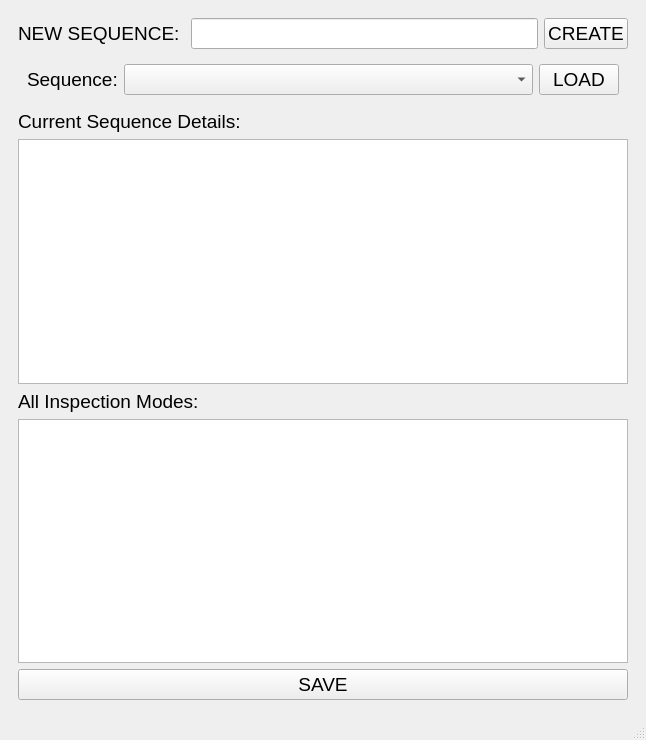
<?xml version="1.0" encoding="UTF-8"?>
<ui version="4.0">
 <class>MainWindow</class>
 <widget class="QMainWindow" name="MainWindow">
  <property name="geometry">
   <rect>
    <x>0</x>
    <y>0</y>
    <width>646</width>
    <height>740</height>
   </rect>
  </property>
  <property name="sizePolicy">
   <sizepolicy hsizetype="Minimum" vsizetype="Minimum">
    <horstretch>0</horstretch>
    <verstretch>0</verstretch>
   </sizepolicy>
  </property>
  <property name="windowTitle">
   <string>MainWindow</string>
  </property>
  <widget class="QWidget" name="centralwidget">
   <layout class="QVBoxLayout" name="verticalLayout">
    <item>
     <layout class="QVBoxLayout" name="verticalLayout_2">
      <property name="leftMargin">
       <number>9</number>
      </property>
      <property name="topMargin">
       <number>9</number>
      </property>
      <property name="rightMargin">
       <number>9</number>
      </property>
      <property name="bottomMargin">
       <number>9</number>
      </property>
      <item>
       <layout class="QHBoxLayout" name="horizontalLayout_2">
        <item>
         <widget class="QLabel" name="label_5">
          <property name="font">
           <font>
            <pointsize>14</pointsize>
           </font>
          </property>
          <property name="text">
           <string>NEW SEQUENCE: </string>
          </property>
         </widget>
        </item>
        <item>
         <widget class="QLineEdit" name="lineEdit_2">
          <property name="font">
           <font>
            <pointsize>14</pointsize>
           </font>
          </property>
         </widget>
        </item>
        <item>
         <widget class="QPushButton" name="pushButton_7">
          <property name="font">
           <font>
            <pointsize>14</pointsize>
           </font>
          </property>
          <property name="text">
           <string>CREATE</string>
          </property>
         </widget>
        </item>
       </layout>
      </item>
      <item>
       <layout class="QHBoxLayout" name="horizontalLayout_3" stretch="0,2,0">
        <property name="leftMargin">
         <number>9</number>
        </property>
        <property name="topMargin">
         <number>9</number>
        </property>
        <property name="rightMargin">
         <number>9</number>
        </property>
        <property name="bottomMargin">
         <number>9</number>
        </property>
        <item>
         <widget class="QLabel" name="label">
          <property name="sizePolicy">
           <sizepolicy hsizetype="Preferred" vsizetype="Preferred">
            <horstretch>0</horstretch>
            <verstretch>0</verstretch>
           </sizepolicy>
          </property>
          <property name="font">
           <font>
            <pointsize>14</pointsize>
           </font>
          </property>
          <property name="text">
           <string>Sequence:</string>
          </property>
         </widget>
        </item>
        <item>
         <widget class="QComboBox" name="comboBox">
          <property name="sizePolicy">
           <sizepolicy hsizetype="Preferred" vsizetype="Preferred">
            <horstretch>0</horstretch>
            <verstretch>0</verstretch>
           </sizepolicy>
          </property>
          <property name="font">
           <font>
            <pointsize>12</pointsize>
           </font>
          </property>
         </widget>
        </item>
        <item>
         <widget class="QPushButton" name="pushButton">
          <property name="sizePolicy">
           <sizepolicy hsizetype="Preferred" vsizetype="Preferred">
            <horstretch>0</horstretch>
            <verstretch>0</verstretch>
           </sizepolicy>
          </property>
          <property name="font">
           <font>
            <pointsize>14</pointsize>
           </font>
          </property>
          <property name="text">
           <string>LOAD</string>
          </property>
         </widget>
        </item>
       </layout>
      </item>
      <item>
       <widget class="QLabel" name="label_3">
        <property name="font">
         <font>
          <pointsize>14</pointsize>
         </font>
        </property>
        <property name="text">
         <string>Current Sequence Details:</string>
        </property>
       </widget>
      </item>
      <item>
       <widget class="QListWidget" name="listWidget"/>
      </item>
      <item>
       <widget class="QLabel" name="label_2">
        <property name="font">
         <font>
          <pointsize>14</pointsize>
         </font>
        </property>
        <property name="text">
         <string>All Inspection Modes:</string>
        </property>
       </widget>
      </item>
      <item>
       <widget class="QListView" name="listView"/>
      </item>
      <item>
       <widget class="QPushButton" name="pushButton_2">
        <property name="font">
         <font>
          <pointsize>14</pointsize>
         </font>
        </property>
        <property name="text">
         <string>SAVE</string>
        </property>
       </widget>
      </item>
     </layout>
    </item>
   </layout>
  </widget>
  <widget class="QMenuBar" name="menubar">
   <property name="geometry">
    <rect>
     <x>0</x>
     <y>0</y>
     <width>646</width>
     <height>21</height>
    </rect>
   </property>
  </widget>
  <widget class="QStatusBar" name="statusbar"/>
 </widget>
 <resources/>
 <connections/>
</ui>
